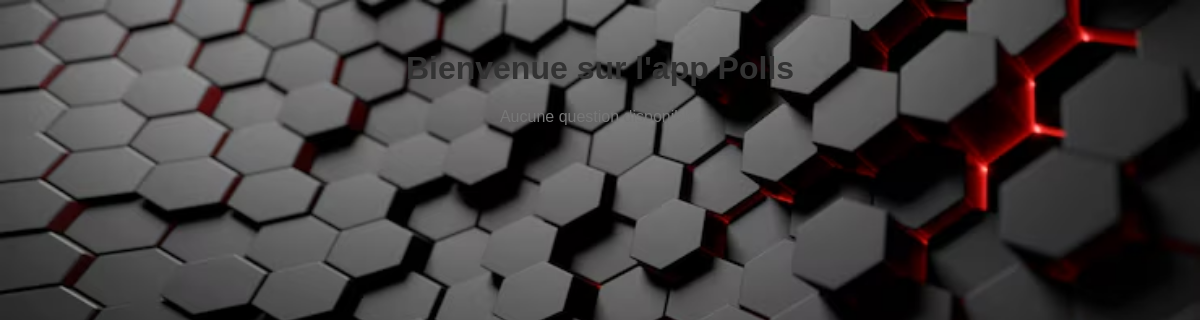
/, run on an earlier commit of the app's database.
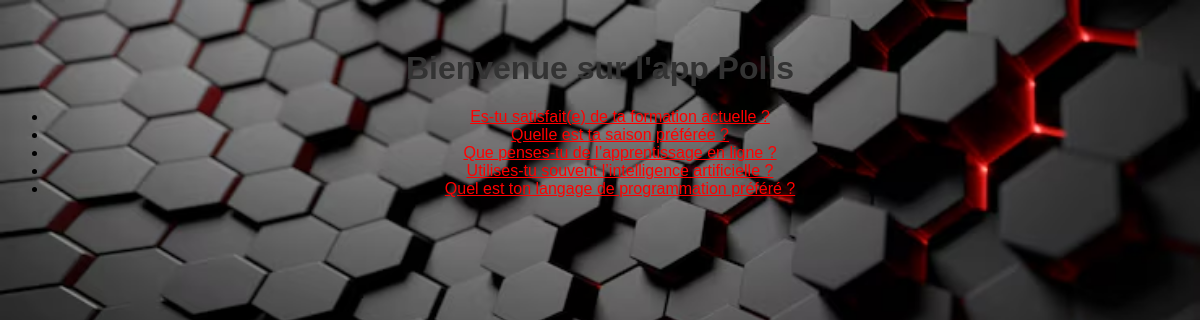
And on a later commit of the database.
### polls/models.py (models this page shows, shortened)
class Question(models.Model):
    question_text = models.CharField(max_length=200)
    pub_date = models.DateTimeField("date published")

### polls/views.py (the view)
# urls.py: path("", views.index, name="index"),
def index(request):
    latest_question_list = Question.objects.order_by("-pub_date")[:5]
    return render(request, "polls/index.html", {"latest_question_list": latest_question_list})

### polls/templates/polls/index.html (shortened to what this page needs)
<!DOCTYPE html>
<html lang="fr">
<head>
     {% load static %}
<link rel="stylesheet" href="{% static 'polls/style.css' %}">
</head>
<body>
    <h1>Bienvenue sur l'app Polls </h1>
    {% if latest_question_list %}
    <ul>
        {% for question in latest_question_list %}
            <li><a href="{% url 'polls:detail' question.id %}">{{ question.question_text }}</a></li>
        {% endfor %}
    </ul>
{% else %}
    <p>Aucune question disponible.</p>
{% endif %}
</body>
</html>

### polls/templates/polls/style.css (style rules this page uses)
body { background: white url("../images/bg.avif") no-repeat; }

What changed in the data, as far as the page shows it:
added Question: question_text "Es-tu satisfait(e) de ta formation actuelle ?"
added Question: question_text "Quelle est ta saison préférée ?"
added Question: question_text "Que penses-tu de l’apprentissage en ligne ?"
added Question: question_text "Utilises-tu souvent l’intelligence artificielle ?"
added Question: question_text "Quel est ton langage de programmation préféré ?"
Also different on the page:
text no longer shown: "Aucune question disponible."
